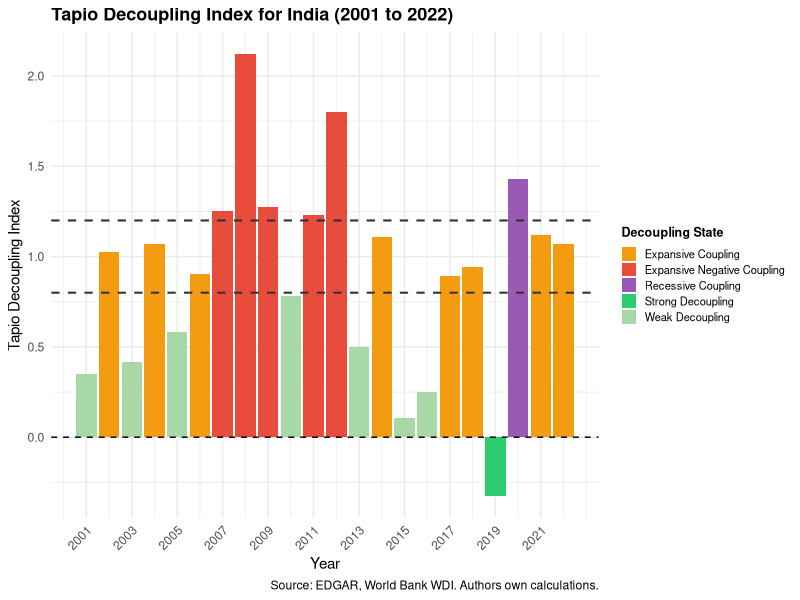
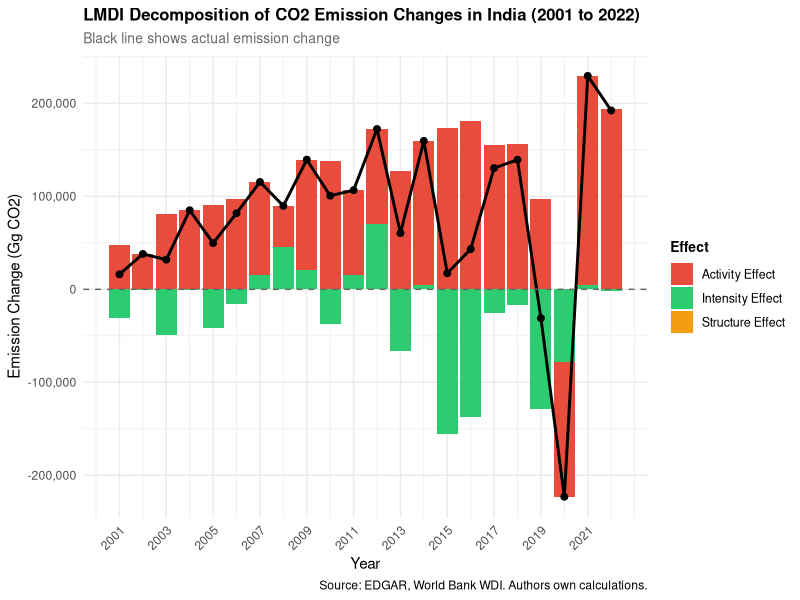
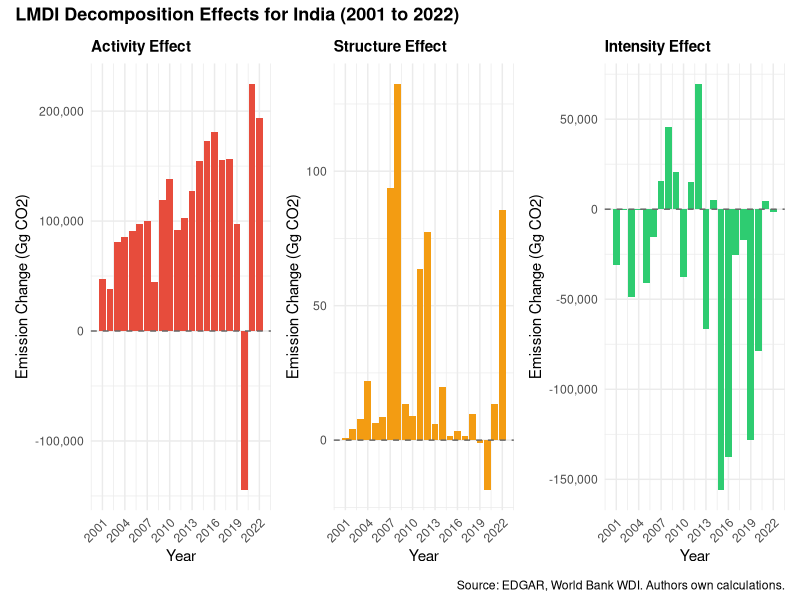

Reproduce these figures in R, in order.
## ---- chunk 1
#| label: tbl-tapio
#| tbl-cap: "Tapio Decoupling Index Results for India (2001 to 2022)"
#| echo: false
#| warning: false
#| message: false

library(tidyverse)
library(knitr)

# Load data
panel_data <- read_csv(here::here("data/processed/panel_data.csv"))

# Calculate Tapio index
tapio_data <- panel_data %>%
  arrange(year) %>%
  mutate(
    pct_change_co2 = (co2_total - lag(co2_total)) / lag(co2_total),
    pct_change_gdp = (gdp - lag(gdp)) / gdp,
    tapio_index = pct_change_co2 / pct_change_gdp
  ) %>%
  filter(!is.na(tapio_index)) %>%
  mutate(
    decoupling_state = case_when(
      pct_change_gdp > 0 & tapio_index < 0 ~ "Strong Decoupling",
      pct_change_gdp > 0 & tapio_index >= 0 & tapio_index < 0.8 ~ "Weak Decoupling",
      pct_change_gdp > 0 & tapio_index >= 0.8 & tapio_index < 1.2 ~ "Expansive Coupling",
      pct_change_gdp > 0 & tapio_index >= 1.2 ~ "Expansive Negative Coupling",
      pct_change_gdp < 0 & tapio_index > 0 ~ "Recessive Coupling",
      pct_change_gdp < 0 & tapio_index < 0 ~ "Recessive Decoupling",
      TRUE ~ "Undefined"
    )
  )

# Display table
tapio_table <- tapio_data %>%
  select(year, tapio_index, decoupling_state) %>%
  mutate(tapio_index = round(tapio_index, 3)) %>%
  rename(
    Year = year,
    `Tapio Index` = tapio_index,
    `Decoupling State` = decoupling_state
  )

kable(tapio_table, align = "c")
## ---- chunk 2
#| label: fig-tapio
#| fig-cap: "Tapio Decoupling Index for India (2001 to 2022)"
#| echo: false
#| warning: false
#| message: false

library(tidyverse)

# Load processed panel data
panel_data <- read_csv(here::here("data/processed/panel_data.csv"))

# Calculate Tapio index
tapio_data <- panel_data %>%
  arrange(year) %>%
  mutate(
    pct_change_co2 = (co2_total - lag(co2_total)) / lag(co2_total),
    pct_change_gdp = (gdp - lag(gdp)) / gdp,
    tapio_index = pct_change_co2 / pct_change_gdp
  ) %>%
  filter(!is.na(tapio_index)) %>%
  mutate(
    decoupling_state = case_when(
      pct_change_gdp > 0 & tapio_index < 0 ~ "Strong Decoupling",
      pct_change_gdp > 0 & tapio_index >= 0 & tapio_index < 0.8 ~ "Weak Decoupling",
      pct_change_gdp > 0 & tapio_index >= 0.8 & tapio_index < 1.2 ~ "Expansive Coupling",
      pct_change_gdp > 0 & tapio_index >= 1.2 ~ "Expansive Negative Coupling",
      pct_change_gdp < 0 & tapio_index > 0 ~ "Recessive Coupling",
      pct_change_gdp < 0 & tapio_index < 0 ~ "Recessive Decoupling",
      TRUE ~ "Undefined"
    )
  )

# Define colours
state_colours <- c(
  "Strong Decoupling"           = "#2ecc71",
  "Weak Decoupling"             = "#a8d8a8",
  "Expansive Coupling"          = "#f39c12",
  "Expansive Negative Coupling" = "#e74c3c",
  "Recessive Coupling"          = "#9b59b6"
)

# Plot
ggplot(tapio_data, aes(x = year, y = tapio_index, fill = decoupling_state)) +
  geom_col() +
  geom_hline(yintercept = 0, linetype = "dashed", color = "black") +
  geom_hline(yintercept = 0.8, linetype = "dashed", color = "gray20", linewidth = 0.7) +
  geom_hline(yintercept = 1.2, linetype = "dashed", color = "gray20", linewidth = 0.7) +
  scale_fill_manual(values = state_colours) +
  scale_x_continuous(breaks = seq(2001, 2022, by = 2)) +
  labs(
    title = "Tapio Decoupling Index for India (2001 to 2022)",
    x = "Year",
    y = "Tapio Decoupling Index",
    fill = "Decoupling State",
    caption = "Source: EDGAR, World Bank WDI. Authors own calculations."
  ) +
  theme_minimal() +
  theme(
    plot.title = element_text(face = "bold", size = 13),
    legend.position = "right",
    legend.text = element_text(size = 8),
    legend.key.size = unit(0.4, "cm"),
    legend.title = element_text(size = 9, face = "bold"),
    axis.text.x = element_text(angle = 45, hjust = 1)
  )
## ---- chunk 3
#| label: tbl-lmdi
#| tbl-cap: "LMDI Decomposition Results for India (2001 to 2022). All values in Gg CO2."
#| echo: false
#| warning: false
#| message: false

library(tidyverse)
library(knitr)
library(kableExtra)

lmdi_table <- read_csv(here::here("outputs/tables/lmdi_results.csv")) %>%
  mutate(
    year = as.integer(year),
    across(c(activity_effect, structure_effect,
             intensity_effect, actual_change),
           ~ format(round(., 0), big.mark = ","))
  ) %>%
  select(year, activity_effect, structure_effect,
         intensity_effect, actual_change)

kable(lmdi_table, align = "c",
      col.names = c("Year",
                    "Activity Effect (Gg CO2)",
                    "Structure Effect (Gg CO2)",
                    "Intensity Effect (Gg CO2)",
                    "Actual Change (Gg CO2)"))
## ---- chunk 4
#| label: fig-lmdi-overview
#| fig-cap: "LMDI Decomposition Overview with Actual Emission Change (2001 to 2022)"
#| echo: false
#| warning: false
#| message: false

library(tidyverse)
library(patchwork)

# Load data
panel_data <- read_csv(here::here("data/processed/panel_data.csv"))
edgar_sector_long <- read_csv(here::here("data/processed/edgar_sector_long.csv"))

# Log mean function
log_mean <- function(a, b) {
  if (is.na(a) | is.na(b)) return(NA)
  if (a == b) return(a)
  if (a <= 0 | b <= 0) return(0)
  (a - b) / (log(a) - log(b))
}
log_mean_vec <- Vectorize(log_mean)

# Prepare LMDI data
lmdi_data <- edgar_sector_long %>%
  left_join(panel_data %>% select(year, gdp, co2_total), by = "year") %>%
  group_by(year) %>%
  mutate(
    sector_share = co2 / co2_total,
    emission_intensity = co2 / gdp
  ) %>%
  ungroup() %>%
  arrange(sector_group, year)

# Calculate effects
lmdi_results <- lmdi_data %>%
  group_by(sector_group) %>%
  mutate(
    lm_weight = log_mean_vec(co2, lag(co2)),
    activity_effect = lm_weight * log(gdp / lag(gdp)),
    structure_effect = lm_weight * log(sector_share / lag(sector_share)),
    intensity_effect = lm_weight * log(emission_intensity / lag(emission_intensity))
  ) %>%
  ungroup() %>%
  filter(!is.na(activity_effect)) %>%
  group_by(year) %>%
  summarise(
    activity_effect  = sum(activity_effect, na.rm = TRUE),
    structure_effect = sum(structure_effect, na.rm = TRUE),
    intensity_effect = sum(intensity_effect, na.rm = TRUE)
  ) %>%
  left_join(
    panel_data %>%
      arrange(year) %>%
      mutate(actual_change = co2_total - lag(co2_total)) %>%
      select(year, actual_change),
    by = "year"
  )

# Reshape for overview plot
lmdi_long <- lmdi_results %>%
  select(year, activity_effect, structure_effect, intensity_effect) %>%
  pivot_longer(cols = c(activity_effect, structure_effect, intensity_effect),
               names_to = "effect",
               values_to = "value") %>%
  mutate(effect = case_when(
    effect == "activity_effect"  ~ "Activity Effect",
    effect == "structure_effect" ~ "Structure Effect",
    effect == "intensity_effect" ~ "Intensity Effect"
  ))

effect_colours <- c(
  "Activity Effect"  = "#e74c3c",
  "Structure Effect" = "#f39c12",
  "Intensity Effect" = "#2ecc71"
)

# Overview plot
ggplot() +
  geom_col(data = lmdi_long,
           aes(x = year, y = value, fill = effect),
           position = "stack") +
  geom_line(data = lmdi_results,
            aes(x = year, y = actual_change),
            color = "black", linewidth = 1) +
  geom_point(data = lmdi_results,
             aes(x = year, y = actual_change),
             color = "black", size = 2) +
  geom_hline(yintercept = 0, linetype = "dashed", color = "gray40") +
  scale_fill_manual(values = effect_colours) +
  scale_x_continuous(breaks = seq(2001, 2022, by = 2)) +
  scale_y_continuous(labels = scales::comma) +
  labs(
    title = "LMDI Decomposition of CO2 Emission Changes in India (2001 to 2022)",
    subtitle = "Black line shows actual emission change",
    x = "Year",
    y = "Emission Change (Gg CO2)",
    fill = "Effect",
    caption = "Source: EDGAR, World Bank WDI. Authors own calculations."
  ) +
  theme_minimal() +
  theme(
    plot.title = element_text(face = "bold", size = 12),
    plot.subtitle = element_text(size = 10, color = "gray40"),
    legend.position = "right",
    legend.text = element_text(size = 9),
    legend.title = element_text(size = 10, face = "bold"),
    axis.text.x = element_text(angle = 45, hjust = 1)
  )
## ---- chunk 5
#| label: fig-lmdi-panels
#| fig-cap: "LMDI Decomposition Effects for India by Component (2001 to 2022)"
#| echo: false
#| warning: false
#| message: false
#| fig-width: 14
#| fig-height: 5

p_activity <- ggplot(lmdi_results, aes(x = year, y = activity_effect)) +
  geom_col(fill = "#e74c3c") +
  geom_hline(yintercept = 0, linetype = "dashed", color = "gray40") +
  scale_x_continuous(breaks = seq(2001, 2022, by = 3)) +
  scale_y_continuous(labels = scales::comma) +
  labs(title = "Activity Effect", x = "Year", y = "Emission Change (Gg CO2)") +
  theme_minimal() +
  theme(plot.title = element_text(face = "bold", size = 11),
        axis.text.x = element_text(angle = 45, hjust = 1))

p_structure <- ggplot(lmdi_results, aes(x = year, y = structure_effect)) +
  geom_col(fill = "#f39c12") +
  geom_hline(yintercept = 0, linetype = "dashed", color = "gray40") +
  scale_x_continuous(breaks = seq(2001, 2022, by = 3)) +
  scale_y_continuous(labels = scales::comma) +
  labs(title = "Structure Effect", x = "Year", y = "Emission Change (Gg CO2)") +
  theme_minimal() +
  theme(plot.title = element_text(face = "bold", size = 11),
        axis.text.x = element_text(angle = 45, hjust = 1))

p_intensity <- ggplot(lmdi_results, aes(x = year, y = intensity_effect)) +
  geom_col(fill = "#2ecc71") +
  geom_hline(yintercept = 0, linetype = "dashed", color = "gray40") +
  scale_x_continuous(breaks = seq(2001, 2022, by = 3)) +
  scale_y_continuous(labels = scales::comma) +
  labs(title = "Intensity Effect", x = "Year", y = "Emission Change (Gg CO2)") +
  theme_minimal() +
  theme(plot.title = element_text(face = "bold", size = 11),
        axis.text.x = element_text(angle = 45, hjust = 1))

p_activity + p_structure + p_intensity +
  plot_annotation(
    title = "LMDI Decomposition Effects for India (2001 to 2022)",
    caption = "Source: EDGAR, World Bank WDI. Authors own calculations.",
    theme = theme(plot.title = element_text(face = "bold", size = 13))
  )
